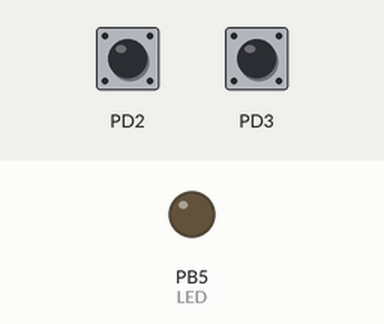
Simulated run of this program. Board: ATmega328P, built with avr-gcc and emulated at 16 MHz. Shown: output pins drawn as LEDs (lit = HIGH). Dashed ring = blinking. Inputs (shaded band) come from the test bench; at power-on: PD3 HIGH, PD2 HIGH.

Above: at 1.2 s.
1.3 s: PD3 pulled LOW for 1 s
At 3.0 s:
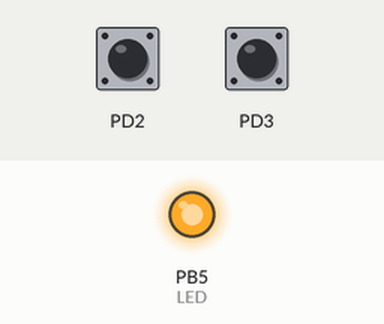
3.8 s: PD3 pulled LOW for 0.15 s
At 4.3 s:
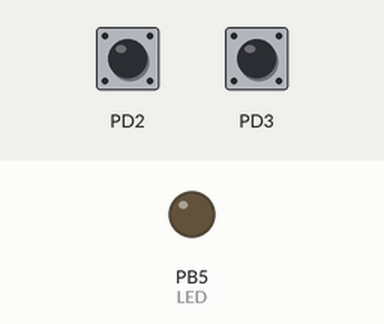
5.4 s: PD3 pulled LOW for 3.2 s
At 5.5 s:
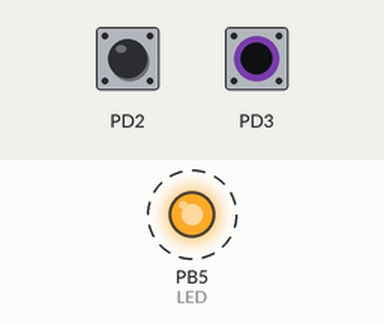
Timing chart, 0 to 9.9 s (numbered marks = the images above; inputs shaded):
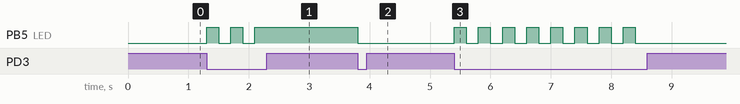

Measured:
- after the input at 1.3 s, PB5 (LED): alternates HIGH for 0.20 s and LOW for 0.20 s, 5 changes in all, then stays HIGH, starting at once
- after the input at 3.8 s, PB5 (LED): HIGH → LOW at once
- after the input at 5.4 s, PB5 (LED): alternates HIGH for 0.20 s and LOW for 0.20 s, 16 changes in all, then stays LOW, starting at once

The program:

main.c
```c
/*
 * External_Interrupt.c
 *
 * Created: 4/10/2019 2:28:11 PM
 * Author : Lucas
 */

#include <avr/io.h>
#include "def_principais.h"
#include <avr/interrupt.h>

#define LED PB5
ISR(INT0_vect);
ISR(INT1_vect);
int main()
{
	DDRD = 0x00; // PORTD entrada
	PORTD = 0xFF; // pull-ups habilitados
	DDRB = 0b00100000; // somente pino do LED como saída
	PORTB = 0b11011111; // desliga LED e habilita pull-ups
	EICRA = 1<<ISC01; // interrup. externas: INT0 na borda de descida, INT1 no nível zero.
	EIMSK = (1<<INT1)|(1<<INT0); // habilita as duas interrupções
	sei(); // habilita interrupções globais, ativando o bit I do SREG
	while(1){} // NÃO FAZ NADA A NÃO SER ESPERAR PELAS INTERRUPÇÕES!
}
//-----------------------------------------------------------------------------------
ISR(INT0_vect) //interrupção externa 0, quando o botão é pressionado o LED troca de estado
{
	cpl_bit(PORTB,LED);
}
//-----------------------------------------------------------------------------------
ISR(INT1_vect) //interrupção externa 1, mantendo o botão pressionado o LED pisca
{
	cpl_bit(PORTB,LED);
	_delay_ms(200); //tempo para piscar o LED
}
```

def_principais.h
```c
#ifndef _DEF_PRINCIPAIS_H
#define _DEF_PRINCIPAIS_H

#define F_CPU 16000000UL	//define a frequencia do microcontrolador - 16MHz

#include <avr/io.h> 	    //definições do componente especificado
#include <util/delay.h>		//biblioteca para o uso das rotinas de _delay_ms e _delay_us()
#include <avr/pgmspace.h>   //para o uso do PROGMEM, gravação de dados na memória flash

//Definições de macros para o trabalho com bits

#define	set_bit(y,bit)	(y|=(1<<bit))	//coloca em 1 o bit x da variável Y
#define	clr_bit(y,bit)	(y&=~(1<<bit))	//coloca em 0 o bit x da variável Y
#define cpl_bit(y,bit) 	(y^=(1<<bit))	//troca o estado lógico do bit x da variável Y
#define tst_bit(y,bit) 	(y&(1<<bit))	//retorna 0 ou 1 conforme leitura do bit

#endif
```
